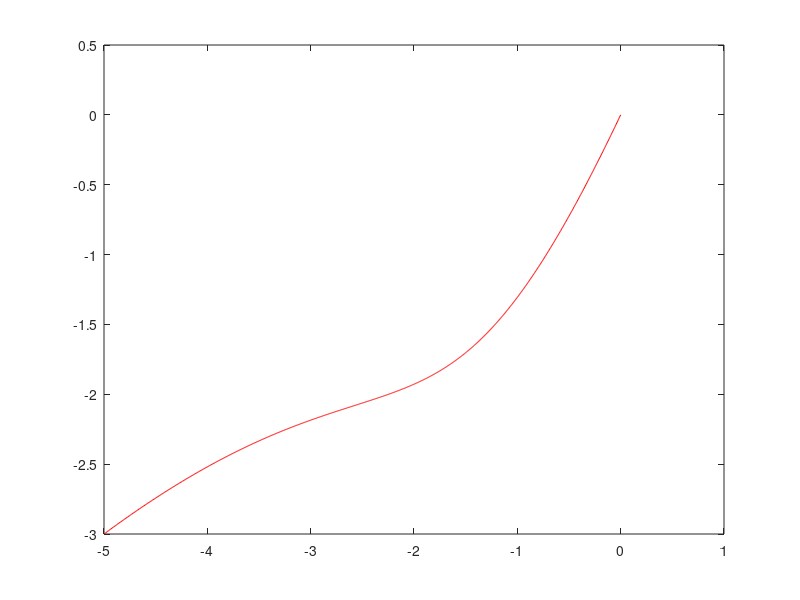

Source code (MATLAB): (Note: this script raises an error after producing the figure.)
function f = car_traj_bs()
clc;
clear;
% boundary conditions in state space
x0 = [-5; -3; 0.5 ; 1];
xf = [0; 0; 1 ; 1];
T = 10;
S.u1 = 1;
% boundary conditions in flat output space 
y0 = uni_h(x0);
yf = uni_h(xf);
dy0 = S.u1*[cos(x0(3)); sin(x0(3))]; % desired starting velocity
dyf = S.u1*[cos(xf(3)); sin(xf(3))]; % desired end velocity

% compute path coefficients
A = poly3_coeff(y0, dy0, yf, dyf, T);

% plot desired path
X = A*poly3([0:.01:T]);
plot(X(1,:), X(2,:), '-r')
hold on


%%%%%%%%% TRAJECTORY TRACKING %%%%%%%%%%%%%
S.A = A;
S.L = 1;
% gains
S.k = [1;1];

% perturb initial condition
x = x0 + [.25;.25;.1;0]

% % simulate system
[ts, xs] = ode45(@uni_ode, [0 T], x, [], S);
% 
% % visualize
plot(xs(:,1), xs(:,2), '-b');
% 
legend('desired', 'executed','Location','South')


%%%%%%%%%%%%%%%%%%%%%%%%%%%%%%%%%%%%%%%%%%%%


function A = poly3_coeff(y0, dy0, yf, dyf, T)
% computes cubic curve connecting (y0,dy0) and (yf, dyf) at time T

Y = [y0, dy0, yf, dyf];
L = [poly3(0), dpoly3(0), poly3(T), dpoly3(T)]
A = Y*inv(L);


%%%%%%%%%%%%%%%%%%%%%%%%%%%%%%%%%%%%%%%%%%%%%%%%

function y = uni_h(x)
y = x(1:2);


function f = poly3(t)
f = [t.^3; t.^2; t; ones(size(t))];

function f = dpoly3(t)
f = [3*t.^2; 2*t; ones(size(t)); zeros(size(t))];

function f = d2poly3(t)
f = [6*t; 2; zeros(size(t)); zeros(size(t))];


%%%%%%%%%%%%%%%%%%%%%%%%%%%%%%%%%%%%%%%%%%%%%%%%%

function u = uni_ctrl(t, x, S)
% tracking control law

% get desired outputs:
yd = S.A*poly3(t);
dyd = S.A*dpoly3(t);
d2yd = S.A*d2poly3(t);

% get current output
y = uni_h(x);

% velocity
x4 = x(4);
x3 = x(3);
% current velocity
dy = [cos(x3); sin(x3)]*x4;

% error state
e = y - yd;
de = dy - dyd;

k0 = 10;
k1 = 8;
z = k0*e + de;
A = [cos(x3) sin(x3);
    -sin(x3)/(x4^2) cos(x3)/(x4^2)];

ua = A*(-e - k0*de - d2yd - k1*z');
u = [ atan(ua(2) * S.L) ; ua(1)];

function dxa = uni_ode(t, x, S)

u = uni_ctrl(t, x, S);
%%noise
%noise = 0.9*randn(2,1);
%u = u + noise;

dxa = [cos(x(3))*x(4);
       sin(x(3))*x(4);
       tan(u(1))/S.L * x(4);
       u(2);];

%%%%%%%%%%%%%%%%%%%%%%%%%%%%%%%%%%%%%%%%%%%%%%
